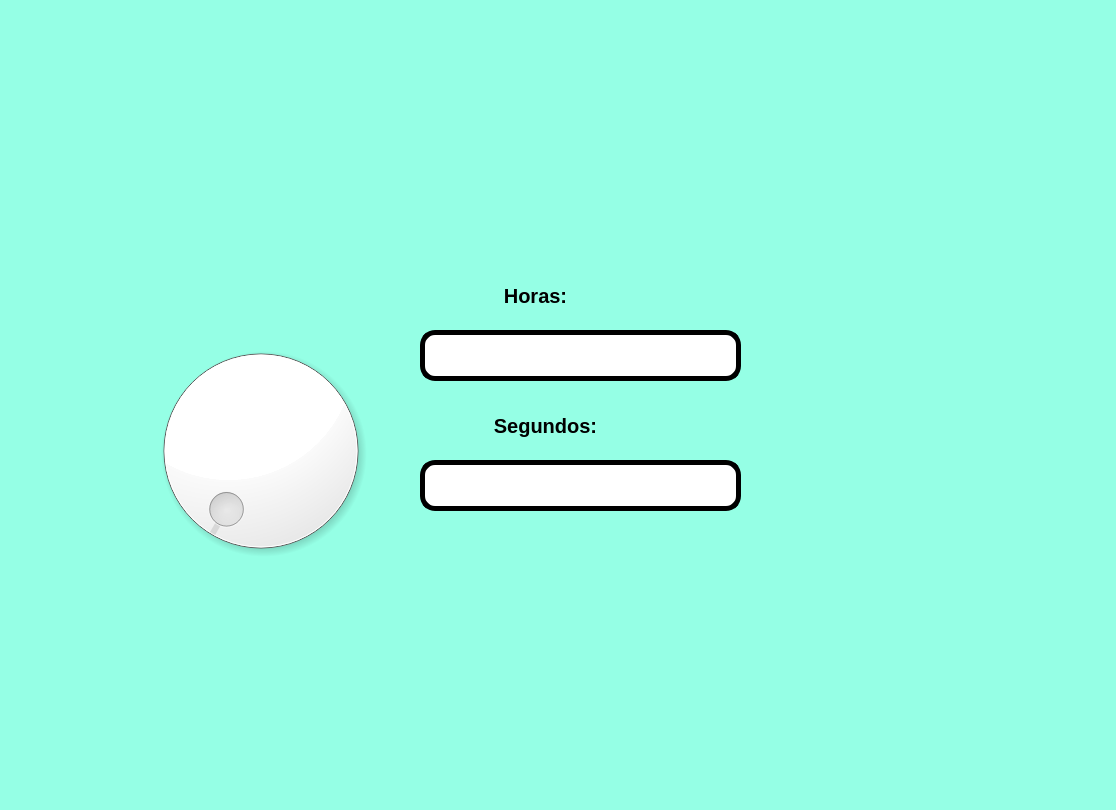
<?xml version="1.0" encoding="UTF-8"?>
<ui version="4.0">
 <class>MainWindow</class>
 <widget class="QMainWindow" name="MainWindow">
  <property name="geometry">
   <rect>
    <x>0</x>
    <y>0</y>
    <width>1116</width>
    <height>810</height>
   </rect>
  </property>
  <property name="windowTitle">
   <string>MainWindow</string>
  </property>
  <property name="styleSheet">
   <string notr="true">background-color: rgb(149, 255, 229);</string>
  </property>
  <widget class="QWidget" name="centralwidget">
   <widget class="QLabel" name="imagen">
    <property name="geometry">
     <rect>
      <x>50</x>
      <y>30</y>
      <width>221</width>
      <height>181</height>
     </rect>
    </property>
    <property name="styleSheet">
     <string notr="true"/>
    </property>
    <property name="text">
     <string/>
    </property>
    <property name="pixmap">
     <pixmap resource="../Archivos/Recursos.qrc">:/ejercicios/elyochi.jpg</pixmap>
    </property>
    <property name="scaledContents">
     <bool>true</bool>
    </property>
   </widget>
   <widget class="QLabel" name="imagen_3">
    <property name="geometry">
     <rect>
      <x>820</x>
      <y>480</y>
      <width>251</width>
      <height>221</height>
     </rect>
    </property>
    <property name="styleSheet">
     <string notr="true"/>
    </property>
    <property name="text">
     <string/>
    </property>
    <property name="pixmap">
     <pixmap resource="../Archivos/Recursos.qrc">:/ejercicios/wero.jpg</pixmap>
    </property>
    <property name="scaledContents">
     <bool>true</bool>
    </property>
   </widget>
   <widget class="QDial" name="dial">
    <property name="geometry">
     <rect>
      <x>140</x>
      <y>310</y>
      <width>241</width>
      <height>281</height>
     </rect>
    </property>
    <property name="styleSheet">
     <string notr="true">color: rgb(255, 255, 255);
background-color: rgb(255, 255, 255);</string>
    </property>
   </widget>
   <widget class="QLabel" name="label">
    <property name="geometry">
     <rect>
      <x>450</x>
      <y>280</y>
      <width>171</width>
      <height>31</height>
     </rect>
    </property>
    <property name="font">
     <font>
      <pointsize>15</pointsize>
      <weight>75</weight>
      <bold>true</bold>
     </font>
    </property>
    <property name="text">
     <string>Horas:</string>
    </property>
    <property name="alignment">
     <set>Qt::AlignCenter</set>
    </property>
   </widget>
   <widget class="QLineEdit" name="txt_hrs">
    <property name="geometry">
     <rect>
      <x>420</x>
      <y>330</y>
      <width>321</width>
      <height>51</height>
     </rect>
    </property>
    <property name="font">
     <font>
      <weight>75</weight>
      <bold>true</bold>
     </font>
    </property>
    <property name="styleSheet">
     <string notr="true">border-radius: 15px;
background-color: rgb(255, 255, 255);
border:  5px solid black;
</string>
    </property>
    <property name="text">
     <string/>
    </property>
    <property name="alignment">
     <set>Qt::AlignCenter</set>
    </property>
   </widget>
   <widget class="QLabel" name="label_2">
    <property name="geometry">
     <rect>
      <x>820</x>
      <y>30</y>
      <width>221</width>
      <height>171</height>
     </rect>
    </property>
    <property name="text">
     <string/>
    </property>
    <property name="pixmap">
     <pixmap resource="../Archivos/Recursos.qrc">:/ejercicios/kaldo.jpg</pixmap>
    </property>
    <property name="scaledContents">
     <bool>true</bool>
    </property>
   </widget>
   <widget class="QLineEdit" name="txt_sgns">
    <property name="geometry">
     <rect>
      <x>420</x>
      <y>460</y>
      <width>321</width>
      <height>51</height>
     </rect>
    </property>
    <property name="font">
     <font>
      <weight>75</weight>
      <bold>true</bold>
     </font>
    </property>
    <property name="styleSheet">
     <string notr="true">border-radius: 15px;
background-color: rgb(255, 255, 255);
border:  5px solid black;
</string>
    </property>
    <property name="text">
     <string/>
    </property>
    <property name="alignment">
     <set>Qt::AlignCenter</set>
    </property>
   </widget>
   <widget class="QLabel" name="label_3">
    <property name="geometry">
     <rect>
      <x>430</x>
      <y>410</y>
      <width>231</width>
      <height>31</height>
     </rect>
    </property>
    <property name="font">
     <font>
      <pointsize>15</pointsize>
      <weight>75</weight>
      <bold>true</bold>
     </font>
    </property>
    <property name="text">
     <string>Segundos:</string>
    </property>
    <property name="alignment">
     <set>Qt::AlignCenter</set>
    </property>
   </widget>
  </widget>
  <widget class="QMenuBar" name="menubar">
   <property name="geometry">
    <rect>
     <x>0</x>
     <y>0</y>
     <width>1116</width>
     <height>26</height>
    </rect>
   </property>
  </widget>
  <widget class="QStatusBar" name="statusbar"/>
 </widget>
 <resources>
  <include location="../Archivos/Recursos.qrc"/>
 </resources>
 <connections/>
</ui>
